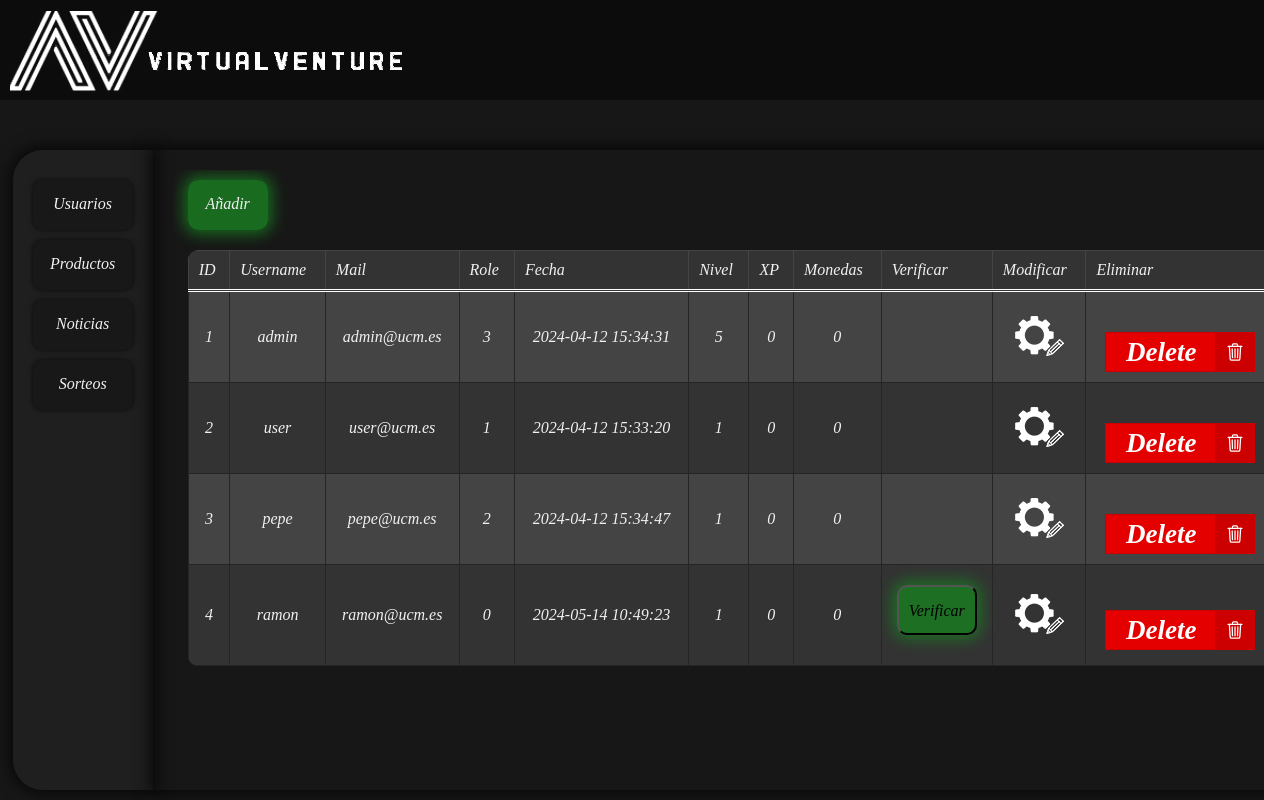
The app's page /admin.php with its own data.
### tables this page shows
CREATE TABLE IF NOT EXISTS `usuario` (
  `id` integer AUTO_INCREMENT PRIMARY KEY,
  `username` varchar(255) UNIQUE,
  `mail` varchar(255) UNIQUE,
  `password` varchar(255),
  `salt` varchar(255),
  `role` integer,
  `created_at` timestamp,
  `nivel` integer,
  `xp` integer,
  `monedas` double
);

### src/MagicProperties.php (called while the page is built, shortened)
<?php
trait MagicProperties
{
    public function __get($property)
    {
        $methodName = 'get' . ucfirst($property);
        if (method_exists($this, $methodName)) {
            return $this->$methodName();
        } else {
            throw new \Exception("La propiedad '$property' no está definida");
        }
    }
}

### src/Usuario.php (the view, shortened to what this page needs)
<?php
class Usuario{
    public static function getHeaders(){
        $result = [];
        $result[] = 'ID';
        $result[] = 'Username';
        $result[] = 'Mail';
        $result[] = 'Role';
        $result[] = 'Fecha';
        $result[] = 'Nivel';
        $result[] = 'XP';
        $result[] = 'Monedas';
        $result[] = 'Verificar';
        return $result;
    }
    public function escribirTabla(){
        $tabla = <<<EOS
        <td> $this->id </td>
        <td> $this->username </td>
        <td> $this->mail </td>
        <td> $this->role </td>
        <td> $this->fecha </td>
        <td> $this->nivel </td>
        <td> $this->xp </td>
        <td> $this->monedas </td>
        EOS;
        if ($this->role == 0){
            $tabla .= <<<EOS
            <td>
                <form action="src/verificar.php" method="post">
                    <input type="hidden" name="id" value="$this->id">
                    <input class="add" type="submit" value="Verificar">
                </form>
            </td>
            EOS;
        }
        else{
            $tabla .= <<<EOS
            <td>
            </td>
            EOS;
        }
        $tabla .= <<<EOS
            <td> <a class="modify" href="ModificarUsuario.php?id={$this->id}"><img src="img/modificar.png" alt="Boton para modificar"></a> </td>
        EOS;
        return $tabla;
    }
    public static function getAllUsuarios(){
        $conn = BD::getInstance()->getConexionBd();
        $query = "SELECT * FROM usuario";
        $rs = $conn->query($query);
        $result = [];
        if ($rs) {
            while ($fila = $rs->fetch_assoc()) {
                $result[] = new Usuario($fila['id'], $fila['username'], $fila['mail'], $fila['password'], $fila['salt'], $fila['role'], $fila['created_at'], $fila['nivel'], $fila['xp'], $fila['monedas']);
            }
        } else {
            error_log("Error BD ({$conn->errno}): {$conn->error}");
        }
        return $result;
    }
    private $id;
    private $username;
    private $mail;
    private $role;
    private $fecha;
    private $nivel;
    private $xp;
    private $monedas;
    public function __construct($id, $username, $mail, $password, $salt, $role, $fecha, $nivel, $xp, $monedas){
        $this->id = $id;
        $this->username = $username;
        $this->mail = $mail;
        $this->role = $role;
        $this->fecha = $fecha;
        $this->nivel = $nivel;
        $this->xp = $xp;
        $this->monedas = $monedas;
    }
    public function getId(){
        return $this->id;
    }
}

### admin.php (shortened to what this page needs)
<?php
require_once 'config.php';
$form = $_GET['form'] ?? '';
if ($form == 'producto') {
    $formSubida = "SubidaProducto.php";
    $tabla = 'producto';
    $head = Producto::getHeaders();
    $datos = Producto::getAllProducts();
} else if ($form == 'noticia') {
    $formSubida = "SubidaNoticia.php";
    $tabla = 'noticia';
    $head = Noticia::getHeaders();
    $datos = Noticia::getAllNoticias();
} else if ($form == 'sorteo') {
    $formSubida = "SubidaSorteo.php";
    $tabla = 'sorteo';
    $head = Sorteo::getHeaders();
    $datos = Sorteo::getAllSorteos();
} else {
    $formSubida = "SubidaUsuario.php";
    $head = Usuario::getHeaders();
    $datos = Usuario::getAllUsuarios();
}
?>
<!DOCTYPE html>
<html lang="en">
<head>
    <link rel="stylesheet" href="style.css">
</head>
<body>
    <?php
    require 'cabecera.php';
    ?>
    <main class="admin">
        <nav>
            <ul>
                <li><a href="admin.php">Usuarios</a></li>
                <li><a href="admin.php?form=producto">Productos</a></li>
                <li><a href="admin.php?form=noticia">Noticias</a></li>
                <li><a href="admin.php?form=sorteo">Sorteos</a></li>
            </ul>
        </nav>
        <div>
            <div class="tablas">
                <a class="add" href="<?= $formSubida ?>">Añadir</a>
                <table>
                    <thead>
                        <tr>
                            <?php
                            foreach ($head as $dato) { ?>
                                <th> <?= $dato ?> </th>
                            <?php } ?>
                            <th> Modificar </th>
                            <th> Eliminar </th>
                        </tr>
                    </thead>
                    <tbody>
                        <?php
                        foreach ($datos as $dato) { ?>
                            <tr>
                                <?php
                                echo $dato->escribirTabla(); ?>
                                <td>
                                    <div>
                                        <form action="src/borrar.php" method="post" id="deleteForm<?= $dato->id?>">
                                            <button class="delete" type="button" onclick="confirmarDelete(<?= $dato->id?>)">
                                                <span class="button__text">Delete</span>
                                                <span class="button__icon"></span>
                                            </button>
                                        </form>
                                    </div>
                                </td>
                            </tr>
                        <?php } ?>
                    </tbody>
                </table>
            </div>
        </div>
    </main>
</body>
</html>

### style.css (style rules this page uses)
:root { --color-border: rgb(255 255 255 / 16%); --rad: .7rem; --dur: .3s; --color-dark: #2f2f2f; --color-light: #fff; --color-brand: #8f72b7; --font-fam: fantasy; --height: 3rem; --btn-width: 6rem; --bez: cubic-bezier(0, 0, 0.43, 1.49); }
* { box-sizing: border-box; scrollbar-color: var(--color-brand) transparent; scrollbar-width: 0px; font: oblique 100% fantasy; }
* { -ms-overflow-style: none; }
* { margin: 0; padding: 0; }
body { color: #f1f1f1; background: #171717; overflow-x: hidden; }
a { text-decoration: none; color: #f1f1f1; }
.delete { position: relative; width: 150px; height: 40px; cursor: pointer; display: flex; align-items: center; border: 1px solid #cc0000; background-color: #e50000; overflow: hidden; font-size: 27px; margin-top: 30px; }
.delete, .button__icon, .button__text { transition: all 0.7s; }
.delete .button__text { transform: translateX(20px); color: #fff; font-weight: 600; }
.delete .button__icon { position: absolute; transform: translateX(109px); height: 100%; width: 39px; background-color: #cc0000; display: flex; align-items: center; justify-content: center; }
.delete .svg { width: 20px; }
.add { display: block; background-color: rgba(26, 122, 34, 0.86); border-radius: 10px; margin-top: 10px; margin-bottom: 20px; padding: 15px 0; height: 50px; width: 80px; text-align: center; align-items: center; border-radius: 10px; box-shadow: 0 0 15px 4px rgba(26, 122, 34, 0.86); }
.tablas { padding: 0 15px; overflow-y: auto; overflow-x: hidden; height: 75vh; }
table { border-collapse: collapse; width: 86vw; margin: 20px 0; border-radius: 10px; overflow: hidden; table-layout: auto; }
th { border: 1px solid #444; border-bottom: 3px double #fff; padding: 10px; text-align: left; background-color: #333; }
tbody tr:nth-child(even) { background-color: #333; }
tbody tr:nth-child(odd) { background-color: #444; }

### records on screen
usuario: id "1", username "admin", mail "admin@ucm.es", role "3", created_at "2024-04-12 15:34:31", nivel "5", xp "0", monedas "0"
usuario: id "2", username "user", mail "user@ucm.es", role "1", created_at "2024-04-12 15:33:20", nivel "1", xp "0", monedas "0"
usuario: id "3", username "pepe", mail "pepe@ucm.es", role "2", created_at "2024-04-12 15:34:47", nivel "1", xp "0", monedas "0"
usuario: id "4", username "ramon", mail "ramon@ucm.es", role "0", created_at "2024-05-14 10:49:23", nivel "1", xp "0", monedas "0"

### other values on screen
$dato "ID"
$dato "Username"
$dato "Mail"
$dato "Role"
$dato "Fecha"
$dato "Nivel"
$dato "XP"
$dato "Monedas"
$dato "Verificar"
